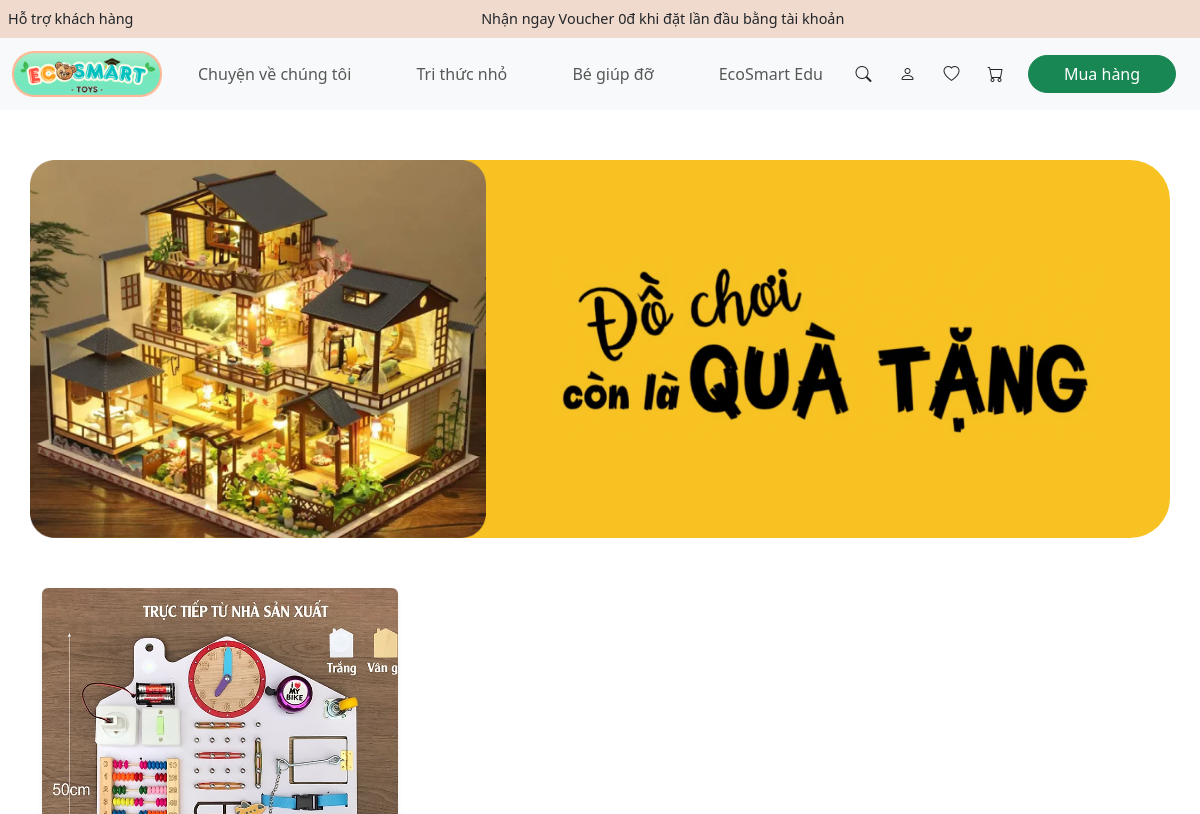
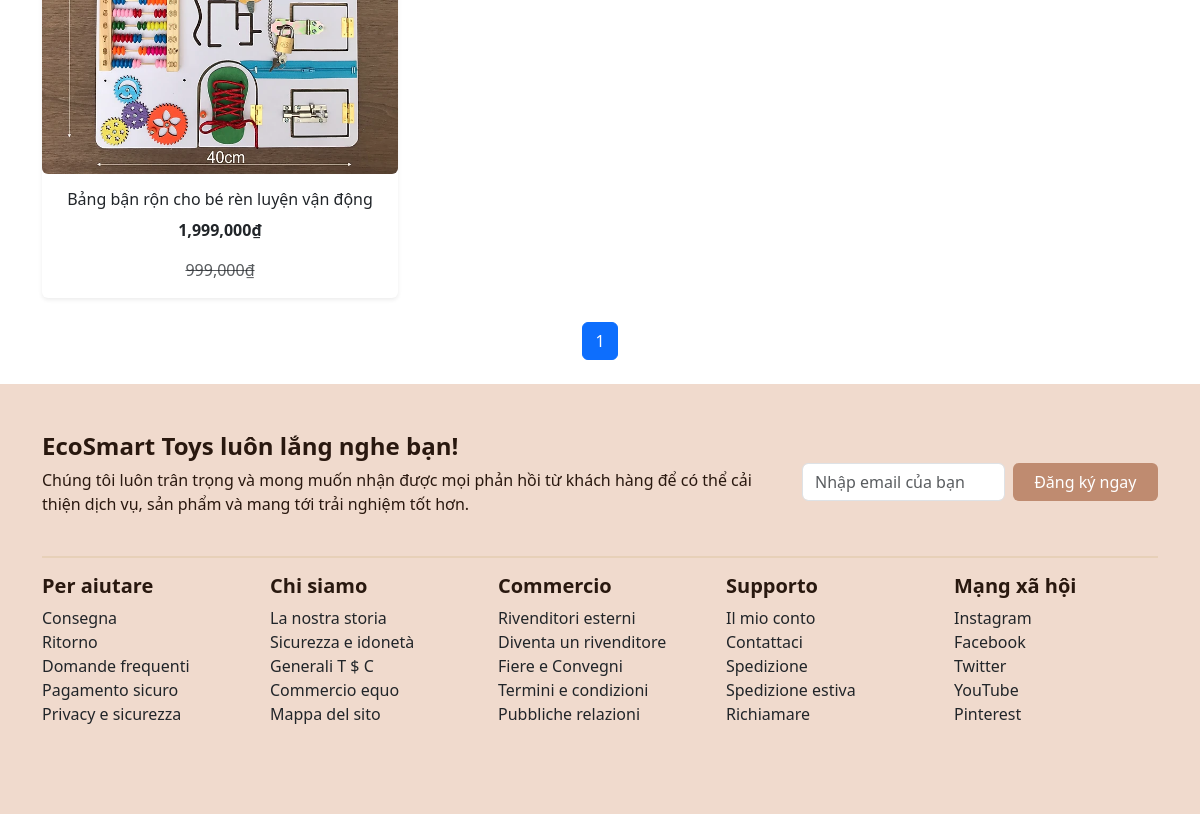
The page /product on the database as committed earlier (2 pictures, top to bottom).
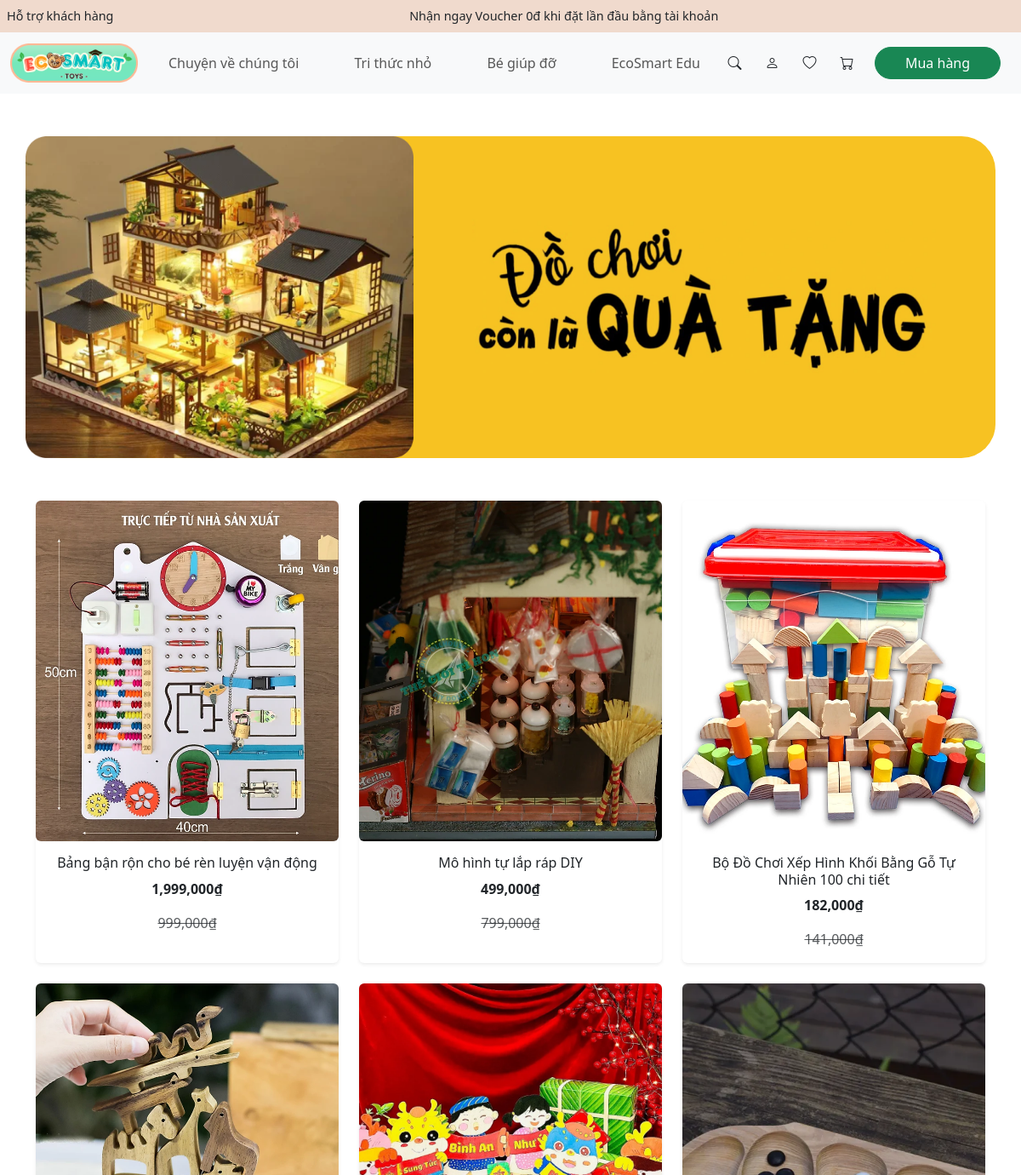
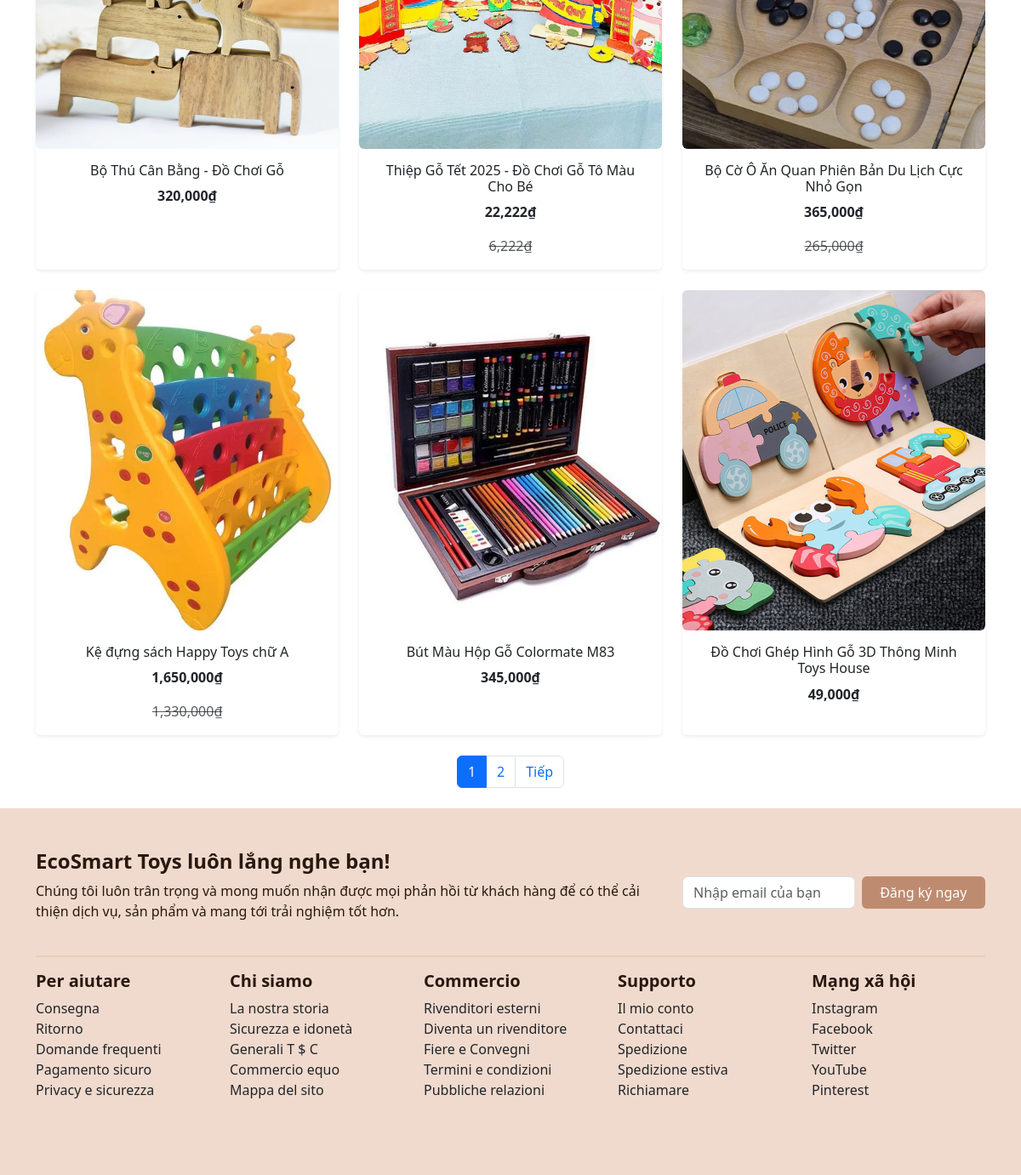
The same page on the database as committed later (2 pictures, top to bottom).
### src/models.py (models this page shows, shortened)
class Product(models.Model):
    name = models.CharField(max_length=100)
    objects_used = models.TextField( default='')
    description = models.TextField( default='')
    product_uses = models.TextField( default='')
    price = models.IntegerField()
    sale_price = models.IntegerField()
    image1 = models.ImageField(upload_to='products/', default='products/default.jpg')
    image2 = models.ImageField(upload_to='products/', default='products/default.jpg')
    image3 = models.ImageField(upload_to='products/', default='products/default.jpg')
    image4 = models.ImageField(upload_to='products/', default= 'products/default.jpg')
    rating = models.FloatField(default=0)
    rating_count = models.IntegerField(default=0)
    created_at = models.DateTimeField(auto_now_add=True)

### src/views.py (the view)
# urls.py: path('product', views.products, name='products'),
def products(request):
    products = list(Product.objects.all())
    for product in products:
        product.price = "{:,}".format(product.price)
        product.sale_price = "{:,}".format(product.sale_price)
    paginator = Paginator(products, 9)
    page = request.GET.get('page',1)
    products = paginator.get_page(page)
    print('Products:', products)
    return render(request, 'src/products.html', {'products': products})

### src/templates/src/products.html (shortened to what this page needs)
{% extends "base.html" %}
{% block content %}
{% include "navbar.html" %}
<div class="d-flex container" style="margin: 50px auto; background-color: #F7C222; padding: 0px; border-radius: 40px;">
    <div class="col-6 d-flex align-items-center justify-content-center h-100" style="width: 40%;" >
        <img src="/media/product_title_img.png" alt="House Toy" class="w-100 h-100">
    </div>
    <div class="col-6 d-flex align-items-center justify-content-center container-fluid" >
        <img src="/media/product_title.png" alt="House Title" class="img-fluid">
    </div>
</div>
<div class="container my-4">
    <div class="row">
        {% for product in products %}
        <div class="col-md-4 mb-4">
            <a href="{% url 'product' product.name|slugify product.pk %}" class="text-decoration-none">
            <div class="card h-100 text-center border-0 shadow-sm">
                <img src="/media/{{ product.image1 }}" class="card-img-top img-fluid rounded mx-auto d-block"
                     alt="{{ product.name }}" style="height: 400px; object-fit: cover; width: 100%;">
                <div class="card-body">
                    <h6 class="card-title">{{ product.name }}</h6>
                    <p class="card-text fw-bold">{{ product.price }}₫</p>
                    {% if product.sale_price != '0' %}
                    <p class="card-text text-muted"><del>{{ product.sale_price }}₫</del></p>
                    {% endif %}
                </div>
            </div>
            </a>
        </div>
        {% endfor %}
    </div>
    <nav aria-label="Page navigation">
        <ul class="pagination justify-content-center">
            {% for num in products.paginator.page_range %}
            <li class="page-item {% if products.number == num %}active{% endif %}">
                <a class="page-link" href="?page={{ num }}">{{ num }}</a>
            </li>
            {% endfor %}
            {% if products.has_next %}
            <li class="page-item">
                <a class="page-link" href="?page={{ products.next_page_number }}">Tiếp</a>
            </li>
            {% endif %}
        </ul>
    </nav>
</div>
{% include "footer.html" %}
{% endblock %}

### src/templates/base.html (shortened to what this page needs)
<!DOCTYPE html>
<html lang="en">
  <head>
    <link href="https://cdn.jsdelivr.net/npm/bootstrap@5.3.3/dist/css/bootstrap.min.css" rel="stylesheet">
    <link
      rel="stylesheet"
      href="https://cdnjs.cloudflare.com/ajax/libs/font-awesome/5.15.3/css/all.min.css" />
    {% load static %}
  </head>
  <body>
    <div class="">
      {% block content %}{% endblock %}
    </div>
  </body>
</html>

### src/templates/navbar.html (shortened to what this page needs)
{% extends "base.html" %}
{% block content %}
  <div class="w-100 d-flex justify-content-between align-items-center" style="background-color: #F0DACD; font-size: 0.9rem; padding: 0.5rem;">
    <span class="">Hỗ trợ khách hàng</span>
    <span class="mx-auto ">Nhận ngay Voucher 0đ khi đặt lần đầu bằng tài khoản</span>
  </div>
  <nav class="navbar navbar-expand-lg navbar-light bg-light">
    <div class="container-fluid">
      <a class="navbar-brand" href="/">
        <img src="/media/logo.png" alt="Logo" width="150">
      </a>
      <div class="container d-flex justify-content-between align-items-center w-100">
        <ul class="navbar-nav d-flex flex-row justify-content-between" style=" width: 65%;">
          <li class="nav-item">
            <a class="nav-link text-nav" href="#">Chuyện về chúng tôi</a>
          </li>
          <li class="nav-item">
            <a class="nav-link text-nav" href="#">Tri thức nhỏ</a>
          </li>
          <li class="nav-item">
            <a class="nav-link text-nav" href="#">Bé giúp đỡ</a>
          </li>
          <li class="nav-item">
            <a class="nav-link text-nav" href="#">EcoSmart Edu</a>
          </li>
        </ul>
        <div class="d-flex justify-content-between align-items-center" style=" width: 15%;">
            <a href="#" class="nav-link"><i class="bi bi-search"></i></a>
            <a href="#" class="nav-link"><i class="bi bi-person"></i></a>
            <a href="#" class="nav-link"><i class="bi bi-heart"></i></a>
            <a href="/cart" class="nav-link"><i class="bi bi-cart"></i></a>
        </div>
        <a href="/product" class="btn btn-success" style="margin-left: 0%; width: 15%; border-radius: 71px;">Mua hàng</a>
      </div>
    </div>
  </nav>
  <link rel="stylesheet" href="https://cdnjs.cloudflare.com/ajax/libs/bootstrap-icons/1.8.1/font/bootstrap-icons.min.css">
{% endblock %}

### src/templates/footer.html
{% extends "base.html" %}
{% block content %}
<footer class="py-5" style="background-color: #F0DACD; color: #29180F;">
    <div class="container">
        <div class="row mb-4">
            <div class="col-lg-8">
                <h4 class="fw-bold">EcoSmart Toys luôn lắng nghe bạn!</h4>
                <p>Chúng tôi luôn trân trọng và mong muốn nhận được mọi phản hồi từ khách hàng để có thể cải thiện dịch vụ, sản phẩm và mang tới trải nghiệm tốt hơn.</p>
            </div>
            <div class="col-lg-4 d-flex align-items-center">
                <input type="email" class="form-control me-2" placeholder="Nhập email của bạn">
                <a href="/signup" class="btn" style="width: 70%; background-color: #BF8B70; color: #fff; text-align: center; display: inline-block;">Đăng ký ngay</a>
            </div>
        </div>
        <hr style="border-top: 2px solid #C9B079;">
            <div class="row">
                <div class="col-12 col-md-6 col-lg-2 flex-fill mb-4">
                    <h5 class="fw-bold">Per aiutare</h5>
                    <ul class="list-unstyled">
                        <li><a href="#" class="text-decoration-none text-dark">Consegna</a></li>
                        <li><a href="#" class="text-decoration-none text-dark">Ritorno</a></li>
                        <li><a href="#" class="text-decoration-none text-dark">Domande frequenti</a></li>
                        <li><a href="#" class="text-decoration-none text-dark">Pagamento sicuro</a></li>
                        <li><a href="#" class="text-decoration-none text-dark">Privacy e sicurezza</a></li>
                    </ul>
                </div>
                <div class="col-12 col-md-6 col-lg-2 flex-fill mb-4">
                    <h5 class="fw-bold">Chi siamo</h5>
                    <ul class="list-unstyled">
                        <li><a href="#" class="text-decoration-none text-dark">La nostra storia</a></li>
                        <li><a href="#" class="text-decoration-none text-dark">Sicurezza e idonetà</a></li>
                        <li><a href="#" class="text-decoration-none text-dark">Generali T $ C</a></li>
                        <li><a href="#" class="text-decoration-none text-dark">Commercio equo</a></li>
                        <li><a href="#" class="text-decoration-none text-dark">Mappa del sito</a></li>
                    </ul>
                </div>
                <div class="col-12 col-md-6 col-lg-2 flex-fill mb-4">
                    <h5 class="fw-bold">Commercio</h5>
                    <ul class="list-unstyled">
                        <li><a href="#" class="text-decoration-none text-dark">Rivenditori esterni</a></li>
                        <li><a href="#" class="text-decoration-none text-dark">Diventa un rivenditore</a></li>
                        <li><a href="#" class="text-decoration-none text-dark">Fiere e Convegni</a></li>
                        <li><a href="#" class="text-decoration-none text-dark">Termini e condizioni</a></li>
                        <li><a href="#" class="text-decoration-none text-dark">Pubbliche relazioni</a></li>
                    </ul>
                </div>
                <div class="col-12 col-md-6 col-lg-2 flex-fill mb-4">
                    <h5 class="fw-bold">Supporto</h5>
                    <ul class="list-unstyled">
                        <li><a href="#" class="text-decoration-none text-dark">Il mio conto</a></li>
                        <li><a href="#" class="text-decoration-none text-dark">Contattaci</a></li>
                        <li><a href="#" class="text-decoration-none text-dark">Spedizione</a></li>
                        <li><a href="#" class="text-decoration-none text-dark">Spedizione estiva</a></li>
                        <li><a href="#" class="text-decoration-none text-dark">Richiamare</a></li>
                    </ul>
                </div>
                <div class="col-12 col-md-6 col-lg-2 flex-fill mb-4">
                    <h5 class="fw-bold">Mạng xã hội</h5>
                    <ul class="list-unstyled">
                        <li><a href="#" class="text-decoration-none text-dark">Instagram</a></li>
                        <li><a href="#" class="text-decoration-none text-dark">Facebook</a></li>
                        <li><a href="#" class="text-decoration-none text-dark">Twitter</a></li>
                        <li><a href="#" class="text-decoration-none text-dark">YouTube</a></li>
                        <li><a href="#" class="text-decoration-none text-dark">Pinterest</a></li>
                    </ul>
                </div>
        </div>
    </div>
</footer>
{% endblock %}

### src/templates/navbar.html (style rules this page uses)
.text-nav { color: #000; font-weight: bold; }

Rows that differ between the two databases and show on the page:
added Product: image1 (picture), name "Mô hình tự lắp ráp DIY", price "499,000", sale_price "799,000"
added Product: image1 (picture), name "Bộ Đồ Chơi Xếp Hình Khối Bằng Gỗ Tự Nhiên 100 chi tiết", price "182,000", sale_price "141,000"
added Product: image1 (picture), name "Bộ Thú Cân Bằng - Đồ Chơi Gỗ", price "320,000"
added Product: image1 (picture), name "Thiệp Gỗ Tết 2025 - Đồ Chơi Gỗ Tô Màu Cho Bé", price "22,222", sale_price "6,222"
added Product: image1 (picture), name "Bộ Cờ Ô Ăn Quan Phiên Bản Du Lịch Cực Nhỏ Gọn", price "365,000", sale_price "265,000"
added Product: image1 (picture), name "Kệ đựng sách Happy Toys chữ A", price "1,650,000", sale_price "1,330,000"
added Product: image1 (picture), name "Bút Màu Hộp Gỗ Colormate M83", price "345,000"
added Product: image1 (picture), name "Đồ Chơi Ghép Hình Gỗ 3D Thông Minh Toys House", price "49,000"
Other text that changed with them:
new list line: "2"
text now shown: "Tiếp"
